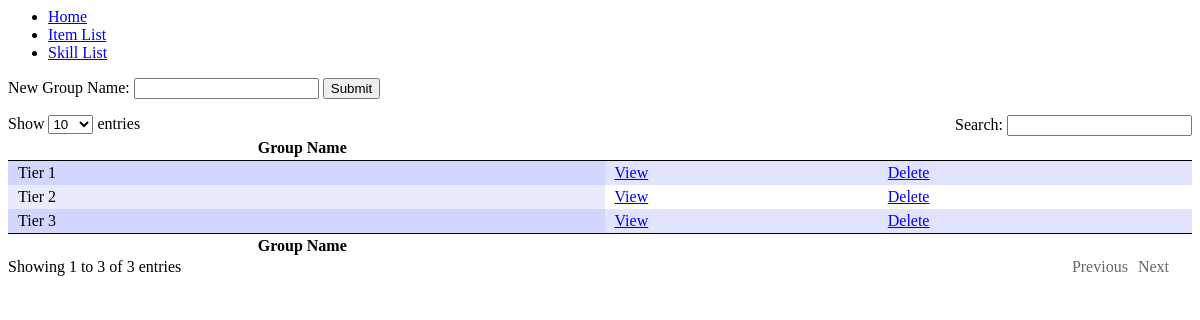
Page /certForest.php on the earlier database version.
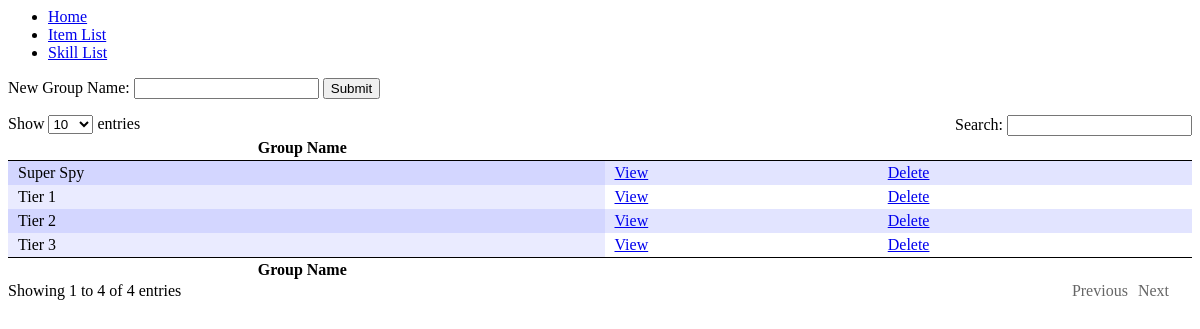
Same page on the later database version.
### tables this page shows
CREATE TABLE IF NOT EXISTS `groups` (
  `group_id` int(11) NOT NULL AUTO_INCREMENT,
  `group_name` text NOT NULL,
  PRIMARY KEY (`group_id`)
);

### controller/Controller.php (called while the page is built, shortened)
<?php
class Controller {
	protected function view($page, $model = null)
	{
		include_once("view/shared/pagelayout.php");
	}
	public function certForest()
	{
		include("model/dbconnect.php");
		$stmt = $dbh->prepare("SELECT * FROM `groups`");
		$stmt->execute();
		$model = $stmt->fetchAll();
		$page = 'view/certforest.php';
		$this->view($page, $model);
	}
}
?>

### certForest.php (called while the page is built)
<?php
	include_once("controller/Controller.php");
	$controller = new Controller();
	$controller->certForest();
?>

### view/certforest.php (the view)
<form action="insertTree.php" method="POST">
	New Group Name: <input type="text" name="name" />
	<input type="submit" />
</form>
<table cellpadding="0" cellspacing="0" border="0" class="display" id="example" width="100%">
<thead>
	<tr>
		<th>Group Name</th>
		<th> </th>
		<th> </th>
	</tr>
</thead>
<tbody>
<?php
foreach($model as $item)
{
	echo '<tr>';
	echo '<td>'.$item["group_name"].'</td>';
	echo '<td> <a href="viewTree.php?id='.$item["group_id"].'">View</a></td>';
	echo '<td> <a href="deleteTree.php?id='.$item["group_id"].'">Delete</a></td>';
	echo '</tr>';
}
?>
</tbody>
<tfoot>
	<tr>
		<th>Group Name</th>
		<th> </th>
		<th> </th>
	</tr>
</tfoot>
</table>

### view/shared/pagelayout.php (shortened to what this page needs)
<html>
	<head>
		<div id="menu">
			<ul>
				<li><a href="index.php">Home</a></li>
				<li><a href="itemTable.php">Item List</a></li>
				<li><a href="skillTable.php">Skill List</a></li>
			</ul>
		</div>
	</head>
	<body>
		<?php include($page); ?>
	</body>
</html>

Differences in the rows shown:
added groups: group_name "Super Spy"
Other differences:
text written by a page script: "Show entries Search: Showing 1 to 3 of 3 entries Previous Next" → "Show entries Search: Showing 1 to 4 of 4 entries Previous Next"
